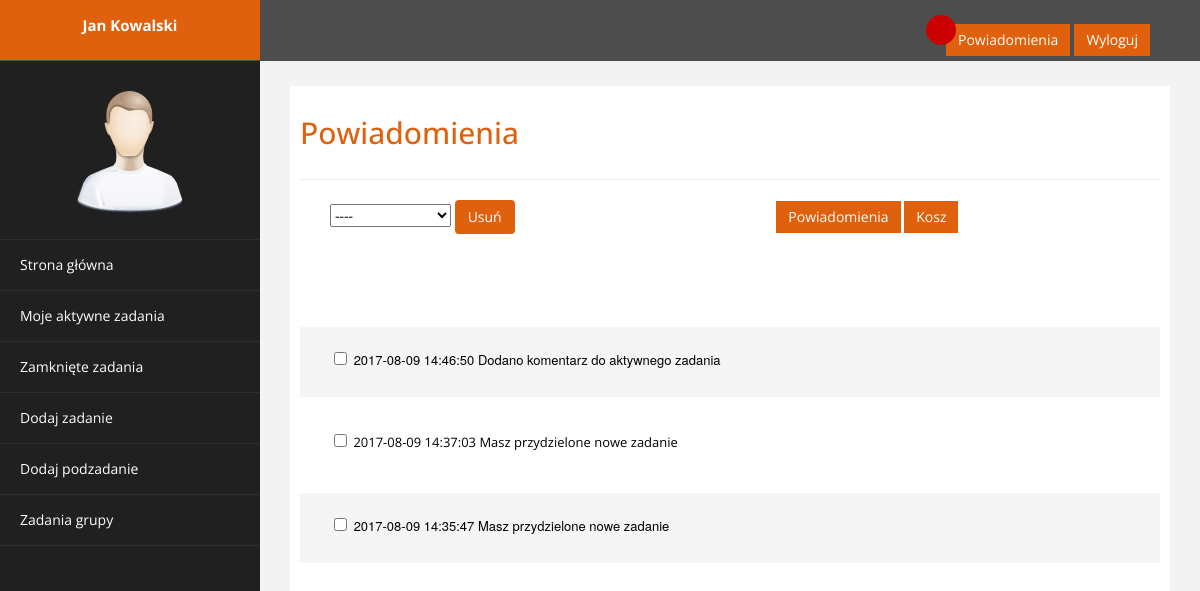
Screenshot of /nots.php (signed in) with the database file from the repository.
### tables this page shows
CREATE TABLE `notifications` (
  `notification_ID` int(11) NOT NULL,
  `date` datetime NOT NULL,
  `task_ID` int(11) NOT NULL,
  `subtask_ID` int(11) DEFAULT NULL,
  `text` text NOT NULL
);

### database/dbinfo.php (called while the page is built, shortened)
<?php
        $db_subtask_tab = 'subtask';
                $db_subtask_id = 'subtask_ID';
                $db_subtask_taskid = 'task_ID';
                $db_subtask_userid = 'user_ID';
        $db_notifications_tab = 'notifications';
                $db_notifications_id = 'notification_ID';
                $db_notifications_date = 'date';
                $db_notifications_taskid = 'task_ID';
                $db_notifications_text = 'text';
        $db_nots_user_tab = 'nots_user';
                $db_nots_user_id = 'nots_ID';
                $db_nots_user_notificationid = 'notification_ID';
                $db_nots_user_userid = 'user_ID';
                $db_nots_user_readnots = 'read_nots';
                $db_nots_user_delete= 'delete_n';
?>

### nots.php (the view, shortened to what this page needs)
<!DOCTYPE html>
<html xmlns="http://www.w3.org/1999/xhtml">
<head>
    <link href="template/assets/css/bootstrap.css" rel="stylesheet" />
    <link href="template/assets/css/custom.css" rel="stylesheet" />
</head>
<body>
    <div id="wrapper">
        <nav class="navbar navbar-default navbar-cls-top " role="navigation" style="margin-bottom: 0">
            <div class="navbar-header">
                <a class="navbar-brand" href="main.php"><?php echo $_SESSION['fname']." ".$_SESSION['lname']?></a>
            </div>
    <div style="color: white;
    padding: 15px 50px 5px 50px;
    float: right;
    font-size: 16px;"> <div class="circle" id="circle"></div><a href="nots.php" class="btn btn-danger square-btn-adjust">Powiadomienia</a>
        <a href="logout.php" class="btn btn-danger square-btn-adjust">Wyloguj</a>
    </div>
        </nav>
                <nav class="navbar-default navbar-side" role="navigation">
            <div class="sidebar-collapse">
                <ul class="nav" id="main-menu">
				<li class="text-center">
                    <img src="template/assets/img/find_user.png" class="user-image img-responsive"/>
					</li>
                    <li>
                        <a  href="main.php" ><i "></i> Strona główna</a>
                    </li>
                    <li>
                        <a  href="tasks.php" ><i "></i> Moje aktywne zadania</a>
                    </li>
                    <li>
                        <a href="old_tasks.php" ><i "></i>Zamknięte zadania</a>
                    </li>
                   <?php
                   If ($_SESSION['function']=="2" ){
                      echo '<li>
                        <a  href="add_tasks.php"><i "></i> Dodaj zadanie</a>
                    </li>';
                      echo '<li>
                        <a  href="add_subtasks.php"><i "></i> Dodaj podzadanie</a>
                    </li>';
                       echo '<li><a href="team_tasks.php"><i "></i> Zadania grupy</a>
                    </li>';
                   }
                   ?>
                </ul>
            </div>
        </nav>
        <div id="page-wrapper" >
            <div id="page-inner">
                <div class="row">
                    <div class="col-md-12">
                     <h2>Powiadomienia</h2>
                       </div>
                     </div>
                 <hr />
                 <form  action="delete_nots.php" method='post' >
                  <select onchange='changeChecked()' id='deletenots' name="deletenots" style="margin-left: 30px">
                        <option value="----" >----</option>
                  </select>
                      <button type="submit" name="bin">Usuń</button>
                 <a href="nots.php" style='position:relative ;margin-left: 30%' class="btn btn-danger square-btn-adjust">Powiadomienia</a>
                 <a href="bin.php" style='position:relative' class="btn btn-danger square-btn-adjust">Kosz</a>
                 <br><br><br><br><br>
<?php
    require_once "database/dbinfo.php";
    $connection = db_connection();
        $sql = "SELECT $db_subtask_tab.$db_subtask_id,$db_notifications_tab.$db_notifications_taskid, $db_notifications_tab.$db_notifications_text ,$db_notifications_tab.$db_notifications_date, $db_nots_user_tab.$db_nots_user_id, $db_nots_user_tab.$db_nots_user_readnots "
                . "FROM $db_notifications_tab INNER JOIN $db_nots_user_tab ON $db_notifications_tab.$db_notifications_id = $db_nots_user_tab.$db_nots_user_notificationid "
                . "INNER JOIN $db_subtask_tab ON $db_notifications_tab.$db_notifications_taskid=$db_subtask_tab.$db_subtask_taskid "
                . "WHERE  $db_nots_user_tab.$db_nots_user_delete='0'  AND $db_nots_user_tab.$db_nots_user_userid=".$_SESSION['id']." AND $db_subtask_tab.$db_subtask_userid=".$_SESSION['id']." "
                . "ORDER BY $db_notifications_tab.$db_notifications_date DESC";
        $result = $connection->query($sql);
        while($row = $result->fetch_assoc()){
            if ($row[$db_nots_user_readnots]==0){
                echo "<div class='teamtask-form'>";
                echo "<p class='team-taskform'>";
                echo "<input class='checkboxu' type='checkbox' name='not[]' id='not' value='$row[$db_nots_user_id]'>   <a  href='javascript:change_read($row[$db_nots_user_id],$row[$db_subtask_id], $row[$db_notifications_taskid])' style='color:black; text-decoration: none'>      $row[$db_notifications_date]".'    '." $row[$db_notifications_text]</a>".'<br><br>';
                echo "</p>";
                echo "</div>";
            }else {
                echo "<p class='team-taskform'>";
                echo "<input class='checkboxr' type='checkbox' name='not[]' id='not' value='$row[$db_nots_user_id]'><a href='tasks_all.php?sid=$row[$db_subtask_id]&tid=$row[$db_notifications_taskid]'  style='color:black; text-decoration: none'>       $row[$db_notifications_date]".'    '." $row[$db_notifications_text]</a>".'<br><br>';
                echo "</p>";
                }
        }
?>
     </form>
            </div>
        </div>
</body>
</html>

### template/assets/css/custom.css (style rules this page uses)
body { font-family: 'Open Sans', sans-serif; }
#wrapper { width: 100%; background:#202020; }
#page-wrapper { padding: 15px 15px; min-height: 600px; background:#F3F3F3; }
#page-inner { width:100%; margin:10px 20px 10px 0px; background-color:#fff!important; padding:10px; min-height:1200px; }
.text-center { text-align:center; }
h2 { color: #e0610d; }
.square-btn-adjust { border: 0px solid transparent; -webkit-border-radius: 0px; -moz-border-radius: 0px; border-radius: 0px; }
p { font-size:16px; line-height:25px; padding-top:20px; }
button { background-color: #e0610d !important; display: inline-block !important; padding: 6px 12px !important; margin-bottom: 0 !important; font-size: 14px !important; font-weight: normal !important; line-height: 1.42857143 !important; text-align: center !important; white-space: nowrap !important; vertical-align: middle !important; cursor: pointer !important; -webkit-user-select: none !important; -moz-user-select: none !important; -ms-user-select: none !important; user-select: none !important; background-image: none !important; border: 1px solid transparent !important; border-radius: 4px !important; color: #ffffff !important; }
input { border-width:1px; outline: none; }
.teamtask-form { width:100%; height:auto; border-color:#cecece !important; font-family: "Helvetica Neue", Helvetica, Arial, sans-serif; background-color: #f5f5f6; padding:10px, 10px, 10px, 10px; }
p.team-taskform { font-size: 13px; margin-left: 30px; }
.circle { width: 30px; height: 30px; background-color: #cc0000; border-radius: 100%; margin-left: -20px; margin-bottom: -21px; z-index: 1; position: relative; text-align: center; }
.user-image { margin: 25px auto; -webkit-border-radius: 10px; -moz-border-radius: 10px; border-radius: 10px; max-height:170px; max-width:170px; }
.navbar-cls-top .navbar-brand { color: #fff; background: #e0610d; width: 260px; text-align: center; height: 60px; font-size: 15px; font-weight: 700; }
.sidebar-collapse , .sidebar-collapse .nav { background:none; }
.sidebar-collapse .nav { padding:0; }
.sidebar-collapse .nav > li > a { color:#fff; background:#202020; text-shadow:none; }
.sidebar-collapse > .nav > li > a { padding:15px 10px; }
.sidebar-collapse > .nav > li { border-bottom: 1px solid rgba(107, 108, 109, 0.19); }
.navbar-side { border:none; background-color: #202020; }
.navbar-cls-top { background:#4D4D4D; border-bottom:none; }
.navbar-default { border:0px solid black; }
.navbar-header { background: #A70303; }
@media (min-width:768px) { #page-wrapper { margin: 0 0 0 260px; padding: 15px 30px; min-height: 1200px; } }
@media (min-width:768px) { .navbar-side { z-index: 1; position: absolute; width: 260px; } }
@media (min-width:768px) { .navbar { border-radius: 0px; } }

### rows the page displays
notifications: date "2017-08-09 14:46:50", text "Dodano komentarz do aktywnego zadania"
notifications: date "2017-08-09 14:37:03", text "Masz przydzielone nowe zadanie"
notifications: date "2017-08-09 14:35:47", text "Masz przydzielone nowe zadanie"

### other values shown
$_SESSION['fname'] "Jan"
$_SESSION['lname'] "Kowalski"
